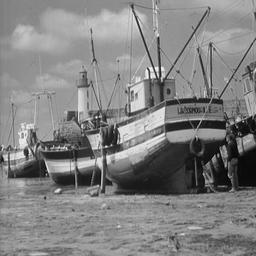
#> input picture files/boat.tiff, 256 x 256 px, shrunk from 512 x 512 before the run, found by its file name
$ python main.py
#> lines starting #> are read from the running program, lines starting #| are printed output that depends on the picture; after the words box and inside, x2 and y2 are one past the last pixel; in counts of white or black regions, pixels touching at a corner belong together; long printed decimals are rounded
### src/encrypt.py
import math
import numpy as np
from scipy.integrate import solve_ivp


#1D Chaotic Maps
def logistic_map(x):
    a = 3.99
    return a * x * (1 - x)

def tent_map(x):
    a = 1.99
    return (a * x) % 1 if x > 0.5 else (a * (1 - x)) % 1

def sine_map(x):
    a = 0.97
    return a * math.sin(math.pi * x)

def cubic_map(x):
    a = 2.59
    return a * x * (1 - x**2)

def cosine_polynomial_map(x):
    a = 2.5
    return math.cos(a * (x**3 + x))

#2D Chaotic Maps
def henon_map(x, y):
    a = 1.4
    b = 0.3
    x2 = 1 - a * x**2 + y
    y2 = b * x
    return x2, y2

# [23 lines left out: functions lozi_map, gingerbread_man_map, hyperchaotic_ode, not called in this run]


class Encrypt:

    def encrypt(I, rounds=2):
        dim = 2  # 1 for 1D maps, 2 for 2D maps, 6 for hyperchaotic map

        I = I.astype(np.uint8)
        M, N = I.shape

        if M % 2 == 1:
            I = np.vstack((I, np.zeros((1, N), dtype=np.uint8)))
            M += 1
        if N % 2 == 1:
            I = np.hstack((I, np.zeros((M, 1), dtype=np.uint8)))
            N += 1

        MN = M * N
        SS = []

        for round_iter in range(rounds):
            P = I.flatten().astype(np.float64)

            seq = np.zeros(MN)

            if dim == 1:
                for i in range(MN):
                    x2= P[(2*i) % len(P)]
                    # Apply the chosen 1D chaotic map
                    x = logistic_map(x2)
                    seq[i] = x
            elif dim == 2:
                for i in range(MN):
                    x2= P[(2*i) % len(P)]
                    y2 = P[(2*i + 1) % len(P)]
                    # Apply the chosen 2D chaotic map
                    x, y = henon_map(x2, y2)
                    seq[i] = x+y
            elif dim == 6:
                x = [(np.sum(P) + MN) / (MN + (2**23))]
                for _ in range(5):
                    x.append(np.mod(x[-1] * 1e6, 1.0))

                # Solve ODE
                N0 = 0.9865 * MN / 3
                MN3 = int(np.ceil(MN / 3))
                t_span = (N0, MN3)
                t_eval = np.linspace(N0, MN3, MN3)

                sol = solve_ivp(hyperchaotic_ode, t_span, x, t_eval=t_eval, method='RK45', rtol=1e-6, atol=1e-9)

                # Use x1, x3, x5 from solution (columns 0, 2, 4)
                seq = sol.y[[0, 2, 4], :].T.flatten()[:MN]

            S = np.argsort(seq)
            SS.append(S)

            R = P[S]

            R_ = R.reshape(M, N)
            A = np.array([[89, 55], [55, 34]])
            C = np.zeros((M, N), dtype=np.float64)

            for i in range(0, M, 2):
                for j in range(0, N, 2):
                    Cx = np.array([[R_[i, j], R_[i, j+1]],
                                [R_[i+1, j], R_[i+1, j+1]]])
                    fz = np.dot(Cx, A)
                    C[i, j] = fz[0, 0]
                    C[i, j+1] = fz[0, 1]
                    C[i+1, j] = fz[1, 0]
                    C[i+1, j+1] = fz[1, 1]

            I = np.mod(C, 256)

        I = I.astype(np.uint8)
        return I, SS

### src/decrypt.py
import numpy as np

class Decrypt:

    def decrypt(I_enc, SS):

        I_enc = I_enc.astype(np.uint8)
        M, N = I_enc.shape

        C = I_enc.astype(np.float64)
        A_ = np.array([[34, -55], [-55, 89]])

        rounds = len(SS)

        for round_iter in range(rounds-1, -1, -1):
            D = np.zeros_like(C)

            for i in range (0, M, 2):
                for j in range(0, N, 2):
                    Cx = np.array([
                        [C[i, j], C[i, j+1]],
                        [C[i+1, j], C[i+1, j+1]]
                    ])
                    fz = np.dot(Cx, A_)
                    D[i, j]     = fz[0, 0]
                    D[i, j+1]   = fz[0, 1]
                    D[i+1, j]   = fz[1, 0]
                    D[i+1, j+1] = fz[1, 1]

            S = SS[round_iter]
            S2 = np.argsort(S)
            W = D.flatten()
            ER = W[S2]
            C = ER.reshape((M, N))
            C = np.mod(C, 256)

        return C.astype(np.uint8)

### src/tests.py
import numpy as np
import random

class Tests:

    def calculate_entropy(image):

        pixels = image.flatten()

        # Calculate histogram
        # Using 256 bins for grayscale images (0-255)
        histogram, _ = np.histogram(pixels, bins=256, range=(0, 255))

        # Normalize the histogram to get probabilities
        prob = histogram / np.sum(histogram)

        # Filter out zero probabilities to avoid log(0)
        prob_nonzero = prob[prob > 0]

        # Calculate entropy
        entropy = -np.sum(prob_nonzero * np.log2(prob_nonzero))

        return entropy


    def correlation_coefficient(img, num_pairs=40000):
        H, W = img.shape
        img = img.astype(np.float64)

        def calc_corr(x, y):
            ex = np.mean(x)
            ey = np.mean(y)
            dx = np.mean((x - ex) ** 2)
            dy = np.mean((y - ey) ** 2)
            cov = np.mean((x - ex) * (y - ey))
            return cov / np.sqrt(dx * dy + 1e-10)

        directions = {'Horizontal': (0, 1), 'Vertical': (1, 0), 'Diagonal': (1, 1)}
        results = {}

        for dir_name, (di, dj) in directions.items():
            x_vals = []
            y_vals = []

            for _ in range(num_pairs):
                i = random.randint(0, H - 1 - di)
                j = random.randint(0, W - 1 - dj)
                x_vals.append(img[i, j])
                y_vals.append(img[i + di, j + dj])

            corr = calc_corr(np.array(x_vals), np.array(y_vals))
            results[dir_name] = corr

        return results


    def differential_attack(C1, C2):
        assert C1.shape == C2.shape
        C1 = C1.astype(np.uint8)
        C2 = C2.astype(np.uint8)

        M, N = C1.shape


        # NPCR calculation
        D = C1 != C2
        NPCR = np.sum(D) / (M * N) * 100

        # UACI calculation
        # !NOTE to check results,
        UACI = np.sum(np.abs(C1.astype(np.int16) - C2.astype(np.int16))) / (255 * M * N) * 100

        return NPCR, UACI


    def plot_histogram_with_chi2(image, title, ax):
        # Flatten image
        flat = image.flatten()

        # Compute histogram (exact count, no density)
        hist, _ = np.histogram(flat, bins=256, range=(0, 256))

        # Total pixels and expected frequency
        total_pixels = image.size
        expected = total_pixels / 256

        # Compute chi-square value
        chi2 = np.sum(((hist - expected) ** 2) / expected)

        ax.bar(np.arange(256), hist, width=1.0, color='gray')
        ax.axhline(expected, color='red', linestyle='--', linewidth=1, label='Expected')
        ax.set_title(f"{title}\nChi² = {chi2:.2f}")
        ax.set_xlim([0, 255])
        ax.set_xlabel("Pixel Intensity")
        ax.set_ylabel("Frequency")
        ax.legend()

        return chi2


    def psnr(Io, Id):
        Io = Io.astype(np.float64)
        Id = Id.astype(np.float64)

        mse = np.mean((Io - Id) ** 2)
        if mse == 0:
            return float('inf')

        psnr_value = 10 * np.log10((255.0 ** 2) / mse)

        return psnr_value

### src/main.py
import cv2
import numpy as np
import matplotlib.pyplot as plt
from skimage.util import random_noise
from tests import Tests as t
from encrypt import Encrypt as e
from decrypt import Decrypt as d


#Usage Example
I = cv2.imread("files/boat.tiff",0)
#> I is the input picture: shape (256, 256); min 0, max 255, mean 129.7
M, N = I.shape
#> M = 256; N = 256

if M % 2 == 1:
    M += 1
if N % 2 == 1:
    N += 1

I = cv2.resize(I, (N, M))

rounds = 2
I_enc = np.zeros_like(I)

I_enc, SX = e.encrypt(I, rounds)
#> the loop in encrypt, `for round_iter in range(rounds):` made 2 passes
#> pass 1, in encrypt, `R_ = R.reshape(M, N)`:
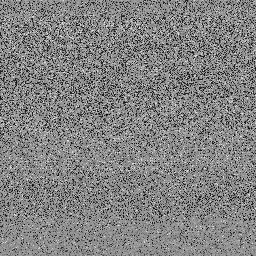
#> R_: shape (256, 256) float64; min 0, max 255, mean 129.7
#> after the loop in encrypt, `for round_iter in range(rounds):`:
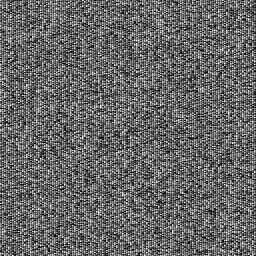
#> C: shape (256, 256) float64; min 34, max 36720, mean 14892.5; drawn with min black and max white
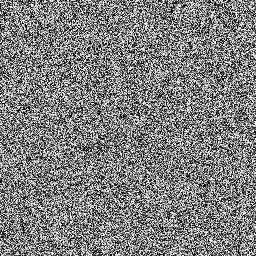
#> I_enc: shape (256, 256); min 0, max 255, mean 127.4
#> SX = 2 items

I_dec = np.zeros_like(I_enc)
I_dec = d.decrypt(I_enc, SX)
#> in decrypt, `rounds = len(SS)`: rounds = 2
#> after the loop in decrypt, `for round_iter in range(rounds-1, -1, -1):`:
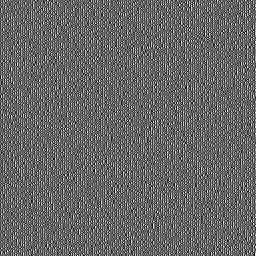
#> D: shape (256, 256) float64; min -14025, max 22695, mean 832.4; drawn with min black and max white


# Testing PSNR
#noise
I_enc_float = I_enc / 255.0

I_enc_n = random_noise(I_enc_float, mode='s&p', amount=0.002)
I_enc_n = (I_enc_n * 255).astype(np.uint8)
I_dec_n = d.decrypt(I_enc_n, SX)
impsnr = t.psnr(I, I_dec_n)
#> in psnr, `mse = np.mean((Io - Id) ** 2)`: mse = 61.27
#> in psnr, `psnr_value = 10 * np.log10((255.0 ** 2) / mse)`: psnr_value = 30.26
#> impsnr = 30.26
print("\nSalt and Pepper with noise level 0.002")
print(f'PSNR: {impsnr}')
#| PSNR: 30.258

I_enc_n_2 = random_noise(I_enc_float, mode='s&p', amount=0.005)
I_enc_n_2 = (I_enc_n_2 * 255).astype(np.uint8)
I_dec_n_2 = d.decrypt(I_enc_n_2, SX)
impsnr = t.psnr(I, I_dec_n_2)
#> impsnr = 26.33
print("\nSalt and Pepper with noise level 0.005")
print(f'PSNR: {impsnr}')
#| PSNR: 26.329

#data cut
I_enc_c = I_enc.copy()
I_enc_c[:128, :128] = 0
I_enc_c = I_enc_c.astype(np.uint8)
I_dec_c = d.decrypt(I_enc_c, SX)
#> after the loop in decrypt (call 4), `for round_iter in range(rounds-1, -1, -1):`:
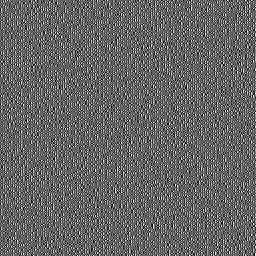
#> D: shape (256, 256) float64; min -14025, max 22695, mean 621.8; drawn with min black and max white
impsnr = t.psnr(I, I_dec_c)
#> impsnr = 12.04
print("\ndata cut of 128x128")
print(f'PSNR: {impsnr}')
#| PSNR: 12.043

I_enc_c_2 = I_enc.copy()
I_enc_c_2[:64, :64] = 0
#> I_enc_c_2: shape (256, 256); 6.23% of pixels changed, all inside (x1, y1, x2, y2) = (0, 0, 64, 64)
I_enc_c_2 = I_enc_c_2.astype(np.uint8)
I_dec_c_2 = d.decrypt(I_enc_c_2, SX)
#> the loop in decrypt (call 5), `for round_iter in range(rounds-1, -1, -1):` made 2 passes
#> pass 1, in decrypt (call 5), `C = np.mod(C, 256)`:
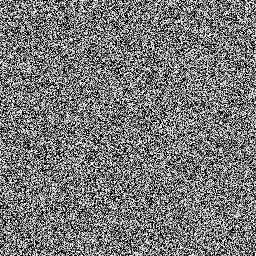
#> C: shape (256, 256) float64; min 0, max 255, mean 119.8
#> after the loop in decrypt (call 5), `for round_iter in range(rounds-1, -1, -1):`:
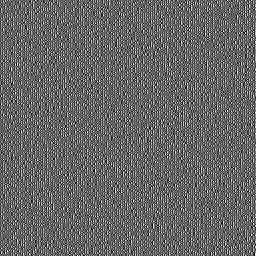
#> D: shape (256, 256) float64; min -14025, max 22695, mean 778.2; drawn with min black and max white
impsnr = t.psnr(I, I_dec_c_2)
#> impsnr = 18.27
print("\ndata cut of 64x64")
print(f'PSNR: {impsnr}')
#| PSNR: 18.267

# Testing Entropy
entropy_original = t.calculate_entropy(I)
#> in calculate_entropy, `histogram, _ = np.histogram(pixels, bins=256, range=(0, 255))`: histogram = 256 values, max 1445 at index 147, min 0 at index 1, mean 256
#> in calculate_entropy, `prob = histogram / np.sum(histogram)`: prob = 256 values, max 0.022 at index 147, min 0 at index 1, mean 0.00391
#> in calculate_entropy, `prob_nonzero = prob[prob > 0]`: prob_nonzero = 248 values, max 0.022 at index 146, min 1.53e-05 at index 0, mean 0.00403
#> in calculate_entropy, `entropy = -np.sum(prob_nonzero * np.log2(prob_nonzero))`: entropy = 7.17
#> entropy_original = 7.17
entropy_encrypted = t.calculate_entropy(I_enc)
#> entropy_encrypted = 8
entropy_decrypted = t.calculate_entropy(I_dec)
#> entropy_decrypted = 7.17

print(f"\nEntropy of original image: {entropy_original:.4f}")
#| Entropy of original image: 7.1729
print(f"Entropy of encrypted image: {entropy_encrypted:.4f}")
#| Entropy of encrypted image: 7.9974
print(f"Entropy of decrypted image: {entropy_decrypted:.4f}")
#| Entropy of decrypted image: 7.1729


# Testing Correlation Coefficient
results = t.correlation_coefficient(I_enc)
#> after the loop in correlation_coefficient, `for dir_name, (di, dj) in directions.items():`: results = {'Horizontal': -0.0066, 'Vertical': 0.00749, 'Diagonal': 0.0139}
print("\nCorrelation Coefficients (Encrypted Image):")
for direction, value in results.items():
    print(f"{direction}: {value:.5f}")
#> this loop made 3 passes
#> (direction, value) on passes 1 to 3: ('Horizontal', -0.0066), ('Vertical', 0.00749), ('Diagonal', 0.0139)
#| Horizontal: -0.0066
#| Vertical: 0.00749
#| Diagonal: 0.01387


# Testing Differential Attack
I_ch = I.copy().astype(np.float64)
I_ch[0, 0] = (I_ch[0, 0] + 1) % 256  # Change one pixel
#> I_ch: shape (256, 256) float64; min 0, max 255, mean 129.7


 # Encrypt the changed by one pixel image
I_enc_ch, _ = e.encrypt(I_ch, rounds)

npcr, uaci = t.differential_attack(I_enc, I_enc_ch)

print(f"\nNPCR: {npcr:.4f}%")
#| NPCR: 99.4415%
print(f"UACI: {uaci:.4f}%")
#| UACI: 33.5033%


# Plotting the results
fig, axs = plt.subplots(4, 3, figsize=(18, 20))  # 4 rows, 3 columns
fig.suptitle("Image Encryption Analysis", fontsize=20)

# Row 1: Original, Encrypted, Decrypted
axs[0, 0].imshow(I, cmap='gray')
axs[0, 0].set_title("Original Image")
axs[0, 0].axis("off")

axs[0, 1].imshow(I_enc, cmap='gray')
axs[0, 1].set_title("Encrypted Image")
axs[0, 1].axis("off")

axs[0, 2].imshow(I_dec, cmap='gray')
axs[0, 2].set_title("Decrypted Image")
axs[0, 2].axis("off")

# Row 2: S&P Noise Encrypted, Decrypted
axs[1, 0].imshow(I_enc_n, cmap='gray')
axs[1, 0].set_title("Encrypted + S&P Noise")
axs[1, 0].axis("off")

axs[1, 1].imshow(I_dec_n, cmap='gray')
axs[1, 1].set_title("Decrypted from Noisy")
axs[1, 1].axis("off")

axs[1, 2].axis("off")  # Empty cell

# Row 3: Data Cut Encrypted, Decrypted
axs[2, 0].imshow(I_enc_c, cmap='gray')
axs[2, 0].set_title("Encrypted with Data Cut")
axs[2, 0].axis("off")

axs[2, 1].imshow(I_dec_c, cmap='gray')
axs[2, 1].set_title("Decrypted from Data Cut")
axs[2, 1].axis("off")

axs[2, 2].axis("off")  # Empty cell

# Row 4: Histograms
_ = t.plot_histogram_with_chi2(I, "Original Histogram", axs[3, 0])
_ = t.plot_histogram_with_chi2(I_enc, "Encrypted Histogram", axs[3, 1])
_ = t.plot_histogram_with_chi2(I_dec, "Decrypted Histogram", axs[3, 2])

# Clean layout
plt.tight_layout(rect=[0, 0.03, 1, 0.95])
plt.show()

$ run again, with files/mandrill.tiff copied over files/boat.tiff
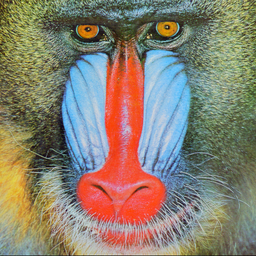
#> input picture files/mandrill.tiff, 256 x 256 px, shrunk from 512 x 512 before the run, found by its file name
#> `I_enc, SX = e.encrypt(I, rounds)`:
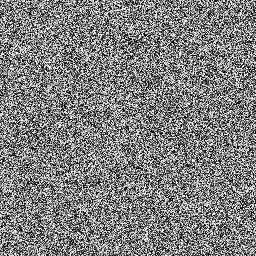
#> I_enc: shape (256, 256); min 0, max 255, mean 127.2
#> SX = 2 items
#> rounds = 2
#> mse = 63.36
#> psnr_value = 30.11
#| PSNR: 30.113
#> `impsnr = t.psnr(I, I_dec_n_2)`: impsnr = 26.93
#| PSNR: 26.927
#> `impsnr = t.psnr(I, I_dec_c)`: impsnr = 12.41
#| PSNR: 12.407
#> I_enc_c_2: shape (256, 256); 6.23% of pixels changed, all inside (x1, y1, x2, y2) = (0, 0, 64, 64)
#> after the loop in decrypt (call 5), `for round_iter in range(rounds-1, -1, -1):`:
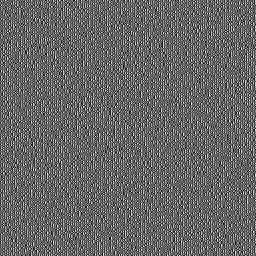
#> D: shape (256, 256) float64; min -14025, max 22695, mean 773.4; drawn with min black and max white
#> `impsnr = t.psnr(I, I_dec_c_2)`: impsnr = 18.64
#| PSNR: 18.642
#> histogram = 256 values, max 765 at index 123, min 0 at index 0, mean 256
#> prob = 256 values, max 0.0117 at index 123, min 0 at index 0, mean 0.00391
#> prob_nonzero = 208 values, max 0.0117 at index 114, min 1.53e-05 at index 202, mean 0.00481
#> entropy = 7.25
#> entropy_encrypted = 8
#> entropy_decrypted = 7.25
#| Entropy of original image: 7.2543
#| Entropy of encrypted image: 7.9972
#| Entropy of decrypted image: 7.2543
#> after the loop in correlation_coefficient, `for dir_name, (di, dj) in directions.items():`: results = {'Horizontal': -0.00259, 'Vertical': -0.0044, 'Diagonal': 0.0112}
#> the loop `for direction, value in results.items():` made 3 passes
#> (direction, value) on passes 1 to 3: ('Horizontal', -0.00259), ('Vertical', -0.0044), ('Diagonal', 0.0112)
#> (printed output is left out)
#> I_ch: shape (256, 256) float64; min 9, max 219, mean 129.7
#| NPCR: 99.2661%
#| UACI: 33.3741%

$ run again, with files/peppers.tiff copied over files/boat.tiff
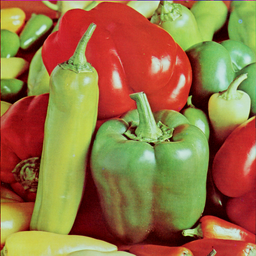
#> input picture files/peppers.tiff, 256 x 256 px, shrunk from 512 x 512 before the run, found by its file name
#> `I_enc, SX = e.encrypt(I, rounds)`:
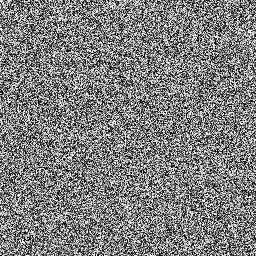
#> I_enc: shape (256, 256); min 0, max 255, mean 127
#> SX = 2 items
#> rounds = 2
#> mse = 79.78
#> psnr_value = 29.11
#| PSNR: 29.112
#> `impsnr = t.psnr(I, I_dec_n_2)`: impsnr = 25.74
#| PSNR: 25.739
#> `impsnr = t.psnr(I, I_dec_c)`: impsnr = 11.89
#| PSNR: 11.893
#> I_enc_c_2: shape (256, 256); 6.22% of pixels changed, all inside (x1, y1, x2, y2) = (0, 0, 64, 64)
#> after the loop in decrypt (call 5), `for round_iter in range(rounds-1, -1, -1):`:
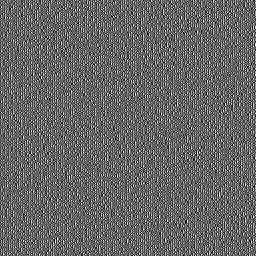
#> D: shape (256, 256) float64; min -14025, max 22695, mean 771.3; drawn with min black and max white
#> `impsnr = t.psnr(I, I_dec_c_2)`: impsnr = 17.9
#| PSNR: 17.904
#> histogram = 256 values, max 755 at index 97, min 0 at index 0, mean 256
#> prob = 256 values, max 0.0115 at index 97, min 0 at index 0, mean 0.00391
#> prob_nonzero = 225 values, max 0.0115 at index 95, min 1.53e-05 at index 0, mean 0.00444
#> entropy = 7.58
#> entropy_encrypted = 8
#> entropy_decrypted = 7.58
#| Entropy of original image: 7.5820
#| Entropy of encrypted image: 7.9971
#| Entropy of decrypted image: 7.5820
#> after the loop in correlation_coefficient, `for dir_name, (di, dj) in directions.items():`: results = {'Horizontal': 0.0012, 'Vertical': 0.00695, 'Diagonal': -0.00738}
#> the loop `for direction, value in results.items():` made 3 passes
#> (direction, value) on passes 1 to 3: ('Horizontal', 0.0012), ('Vertical', 0.00695), ('Diagonal', -0.00738)
#> (printed output is left out)
#> I_ch: shape (256, 256) float64; min 2, max 230, mean 120.3
#| NPCR: 97.6837%
#| UACI: 32.9173%
